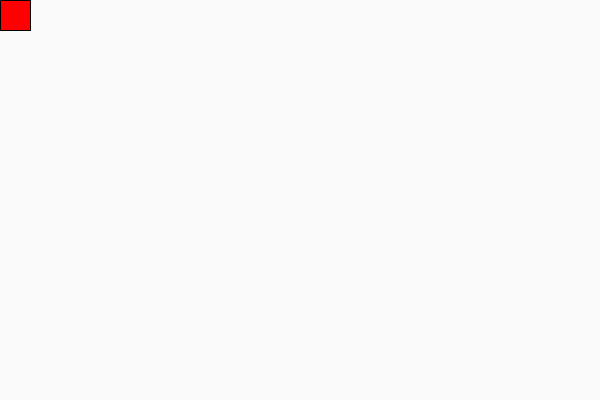
Frame 1 (no input)
Frame 60 (the mouse pressed at the canvas centre just before this capture): identical to frame 1, image omitted
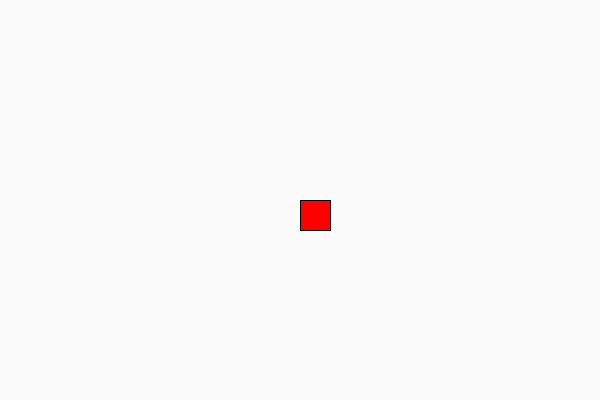
Frame 120 (the mouse held since frame 60 and released just before this capture)

The Processing sketch that drew these frames (run headless with seeded random() and noise(); from frame 60 on, the mouse is pressed at the canvas centre):

// Processing sketch: processing_149667
// ── processing_149667.pde

void setup(){
   size(600,400)
}
void draw(){
background(250);
fill(255,0,0);
rect(mouseX,mouseY,30,30);
}
